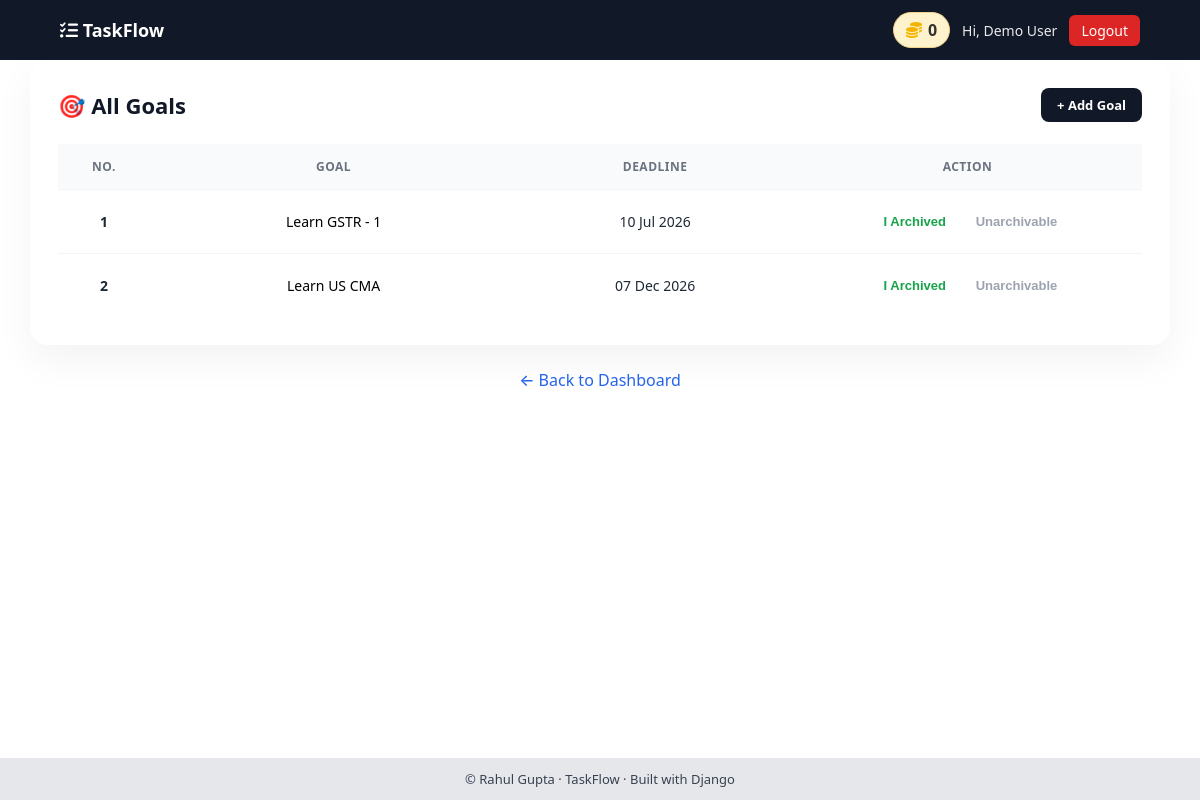
Page /goal/all_goals (signed in) on the committed database.
### TODO/models.py (models this page shows, shortened)
class CoinWallet(models.Model):
    user = models.OneToOneField(settings.AUTH_USER_MODEL, on_delete=models.CASCADE)
    balance = models.PositiveIntegerField(default=0)

class Goals(models.Model):
    URGENT = "URGENT"
    HIGH = "HIGH"
    MODERATE = "MODERATE"
    LOW = "LOW"
    PRIORITY_CHOICES = [
        (URGENT, "Urgent"),
        (HIGH, "High"),
        (MODERATE, "Moderate"),
        (LOW, "Low"),
    ]
    PRIORITY_ORDER_MAP = {
        URGENT: 1,
        HIGH: 2,
        MODERATE: 3,
        LOW: 4,
    }
    user = models.ForeignKey(
        settings.AUTH_USER_MODEL, on_delete=models.CASCADE, related_name="goals"
    )
    goal_title = models.CharField(max_length=300)
    priority = models.CharField(max_length=10, choices=PRIORITY_CHOICES, default=HIGH)
    priority_order = models.PositiveSmallIntegerField(default=2)
    deadline = models.DateField()
    isDone = models.BooleanField(default=False)
    isDelete = models.BooleanField(default=False)
    created_at = models.DateTimeField(auto_now_add=True)
    class Meta:
        ordering = ["priority_order", "deadline"]

### TODO/views.py (the view)
# urls.py: path("goal/all_goals", views.all_goals, name="all_goals"),
@login_required(login_url="user_login")
def all_goals(request):
    allGoals = Goals.objects.filter(user=request.user)
    return render(request, "goal_dash.html", {"goals": allGoals})

### TODO/templates/goal_dash.html (shortened to what this page needs)
{% extends "base.html" %}
{% load static %}
{% block css %}
    <link rel="stylesheet" href="{% static 'css/goal_dash.css' %}" />
{% endblock css %}
{% block content %}
    <div class="goals-page">
        <div class="goals-header">
            <h2>🎯 All Goals</h2>
            <a href="{% url 'create_goal' %}" class="btn-primary">+ Add Goal</a>
        </div>
        <div class="goals-table-wrapper">
            <table class="goals-table">
                <colgroup>
                    <col style="width: 50px;">
                    <col style="width: 200px;">
                    <col style="width: 150px;">
                    <col style="width: 190px;">
                </colgroup>
                <thead>
                    <tr>
                        <th>No.</th>
                        <th>Goal</th>
                        <th>Deadline</th>
                        <th>Action</th>
                    </tr>
                </thead>
                <tbody>
                    {% for goal in goals %}
                        <tr class="
                                   {% if goal.isDelete %}goal-unarchivable{% endif %}">
                            <td class="number-cell">{{ forloop.counter }}</td>
                            <td class="goal-title-cell">
                                <a href="{% url 'goal_details' goal.id %}">{{ goal.goal_title|capfirst }}</a>
                            </td>
                            <td class="deadline-cell">
                                {% if goal.deadline %}
                                    {{ goal.deadline|date:"d M Y" }}
                                {% else %}
                                    —
                                {% endif %}
                            </td>
                            <td class="action-cell">
                                {% if not goal.isDelete %}
                                    <form method="post" action="{% url 'toggle_goal_status' goal.id %}">
                                        {% if goal.isDone %}
                                            <button type="submit" class="action-btn restore">Restore</button>
                                        {% else %}
                                            <button type="submit" class="action-btn archive">I Archived</button>
                                        {% endif %}
                                    </form>
                                    {% if not goal.isDone %}
                                        <form method="post" action="{% url 'delete_goal' goal.id %}">
                                            <button type="submit" class="action-btn delete">Unarchivable</button>
                                        </form>
                                    {% endif %}
                                {% else %}
                                    <form method="post" action="{% url 'delete_goal' goal.id %}">
                                        {% csrf_token %}
                                        <button type="submit" class="action-btn undo">Undo</button>
                                    </form>
                                {% endif %}
                            </td>
                        </tr>
                    {% empty %}
                        <tr>
                            <td colspan="4" class="empty-row">No goals added yet 🚀</td>
                        </tr>
                    {% endfor %}
                </tbody>
            </table>
        </div>
    </div>
    <div class="back-link">
        <a href="{% url 'dashboard' %}">← Back to Dashboard</a>
    </div>
{% endblock content %}

### templates/base.html (shortened to what this page needs)
{% load static %}
<!DOCTYPE html>
<html lang="en">
    <head>
        <link rel="stylesheet" href="{% static 'css/base.css' %}">
        <link rel="stylesheet"
              href="https://cdnjs.cloudflare.com/ajax/libs/font-awesome/6.5.0/css/all.min.css">
        {% block css %}{% endblock %}
    </head>
    <body>
        <nav class="navbar">
            <div class="nav-inner">
                <a href="{% url 'dashboard' %}" class="logo">
                    <i class="fa-solid fa-list-check"></i> TaskFlow
                </a>
                {% if user.is_authenticated %}
                    <div class="nav-right">
                        <a href="{% url 'coins_page' %}" class="coins-box">
                            <i class="fa-solid fa-coins"></i>
                            <span>{{ user.coinwallet.balance }}</span>
                        </a>
                        <span class="username">
                            Hi, <a href="{% url 'user_profile_view' %}">{{ user.first_name|default:user.username }} {{ user.last_name }}</a>
                        </span>
                        <a href="{% url 'user_logout' %}" class="btn btn-danger">Logout</a>
                    </div>
                {% endif %}
            </div>
        </nav>
        <main class="main-wrapper">
            <div class="container">
                {% block content %}{% endblock %}
            </div>
        </main>
        <footer class="footer">
            <p>© {{ now|date:"Y" }} Rahul Gupta · TaskFlow · Built with Django</p>
        </footer>
    </body>
</html>

### static/css/base.css (style rules this page uses)
* { margin: 0; padding: 0; box-sizing: border-box; }
body { font-family: system-ui, -apple-system, BlinkMacSystemFont, sans-serif; background: #ffffff; color: #111827; min-height: 100vh; display: flex; flex-direction: column; }
.navbar { background: #111827; color: white; position: sticky; top: 0; z-index: 1000; }
.nav-inner { max-width: 1200px; width: 90%; margin: auto; padding: 12px 0; display: flex; justify-content: space-between; align-items: center; }
.logo { color: white; text-decoration: none; font-size: 18px; font-weight: 600; }
.nav-right { display: flex; align-items: center; gap: 12px; }
.username { font-size: 14px; opacity: 0.9; }
.username a { text-decoration: none; color: white; }
.btn { padding: 6px 12px; border-radius: 6px; font-size: 14px; text-decoration: none; }
.btn-danger { background: #dc2626; color: white; }
.main-wrapper { flex: 1; padding: 0px 0; }
.container { width: 95%; margin: auto; }
.footer { background: #e5e7eb; text-align: center; padding: 12px; font-size: 13px; color: #374151; }
.coins-box { display:flex; align-items:center; gap:6px; background:#fff3cd; padding:6px 12px; border-radius:20px; font-weight:600; text-decoration:none; color:#333; border:1px solid #f1d48a; }
.coins-box i { color:#f4b400; }

### TODO/static/css/goal_dash.css (style rules this page uses)
.goals-page { background: #ffffff; padding: 28px; border-radius: 18px; box-shadow: 0 15px 40px rgba(0,0,0,0.05); }
.goals-header { display: flex; justify-content: space-between; align-items: center; margin-bottom: 22px; }
.goals-header h2 { font-size: 22px; font-weight: 700; color: #111827; }
.btn-primary { background: #111827; color: #ffffff; padding: 8px 16px; font-size: 13px; font-weight: 600; border-radius: 8px; text-decoration: none; transition: 0.2s ease; }
.goals-table { width: 100%; border-collapse: collapse; table-layout: fixed; }
.goals-table thead { background: #f9fafb; }
.goals-table th { padding: 14px 12px; text-align: center; font-size: 12px; letter-spacing: 0.5px; text-transform: uppercase; color: #6b7280; }
.goals-table td { padding: 18px 12px; font-size: 14px; color: #1f2937; border-top: 1px solid #f3f4f6; vertical-align: middle; text-align: center; }
.goal-title-cell a { text-decoration: none; color: black; }
.number-cell { text-align: center; color: #9ca3af; font-weight: 600; }
.goal-title-cell { white-space: normal; overflow-wrap: break-word; word-break: break-word; font-weight: 500; }
.deadline-cell { color: #6b7280; }
.goals-table tbody tr { transition: 0.25s ease; }
.action-cell { text-align: center; }
.action-cell form { display: inline; }
.action-btn { font-size: 13px; font-weight: 600; border: none; background: none; cursor: pointer; padding: 6px 10px; border-radius: 6px; margin-left: 6px; transition: 0.2s ease; }
.action-btn.archive { color: #16a34a; }
.action-btn.delete { color: #9ca3af; }
.back-link { margin-top: 24px; text-align: center; }
.back-link a { color: #2563eb; text-decoration: none; font-weight: 500; }

### rows in the picture
Goals: goal_title "Learn GSTR - 1", deadline "10 Jul 2026", isDelete "I Archived"
Goals: goal_title "Learn US CMA", deadline "07 Dec 2026", isDelete "I Archived"

### other values in the picture
{{ user.coinwallet.balance }} "0"
{{ user.first_name|default:user.username }} "Demo"
{{ user.last_name }} "User"
